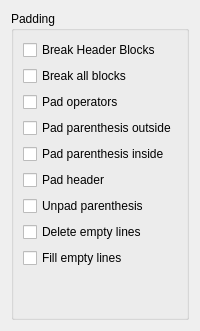
         <widget class="QWidget" name="tabPad">
          <attribute name="title">
           <string>Pad</string>
          </attribute>
          <layout class="QVBoxLayout" name="verticalLayout_12">
           <item>
            <widget class="QGroupBox" name="groupBox_2">
             <property name="title">
              <string>Padding</string>
             </property>
             <layout class="QVBoxLayout" name="verticalLayout_11">
              <item>
               <widget class="QCheckBox" name="chkBreakHeaderBlocks">
                <property name="text">
                 <string>Break Header Blocks</string>
                </property>
               </widget>
              </item>
              <item>
               <widget class="QCheckBox" name="chkBreakAllBlocks">
                <property name="text">
                 <string>Break all blocks</string>
                </property>
               </widget>
              </item>
              <item>
               <widget class="QCheckBox" name="chkPadOperators">
                <property name="text">
                 <string>Pad operators</string>
                </property>
               </widget>
              </item>
              <item>
               <widget class="QCheckBox" name="chkPadParenthesisOutside">
                <property name="text">
                 <string>Pad parenthesis outside</string>
                </property>
               </widget>
              </item>
              <item>
               <widget class="QCheckBox" name="chkPadParenthesisInside">
                <property name="text">
                 <string>Pad parenthesis inside</string>
                </property>
               </widget>
              </item>
              <item>
               <widget class="QCheckBox" name="chkPadHeader">
                <property name="text">
                 <string>Pad header</string>
                </property>
               </widget>
              </item>
              <item>
               <widget class="QCheckBox" name="chkUnpadParenthesis">
                <property name="text">
                 <string>Unpad parenthesis</string>
                </property>
               </widget>
              </item>
              <item>
               <widget class="QCheckBox" name="chkDeleteEmptyLines">
                <property name="text">
                 <string>Delete empty lines</string>
                </property>
               </widget>
              </item>
              <item>
               <widget class="QCheckBox" name="chkFillEmptyLines">
                <property name="text">
                 <string>Fill empty lines</string>
                </property>
               </widget>
              </item>
              <item>
               <spacer name="verticalSpacer_2">
                <property name="orientation">
                 <enum>Qt::Vertical</enum>
                </property>
                <property name="sizeHint" stdset="0">
                 <size>
                  <width>20</width>
                  <height>40</height>
                 </size>
                </property>
               </spacer>
              </item>
             </layout>
            </widget>
           </item>
          </layout>
         </widget>
